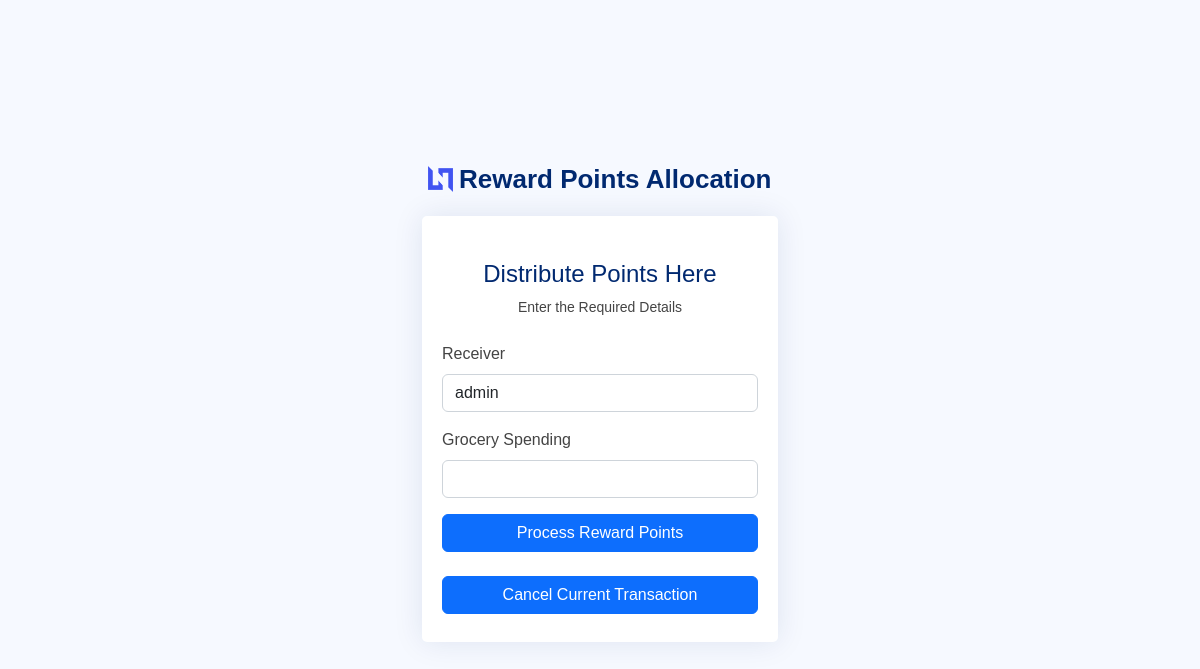
The page /pointsprocess (signed in) on the database as committed earlier.
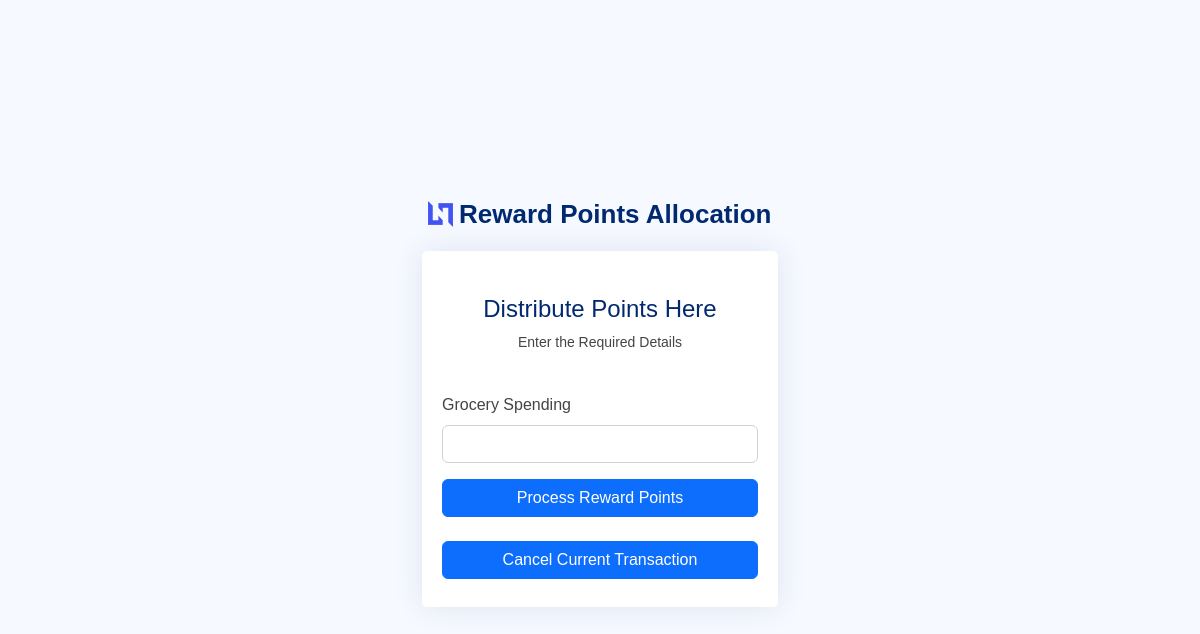
The same page on the database as committed later.
### api/models.py (models this page shows)
class Allocation(models.Model):
    receiver = models.CharField(max_length=1000, default='')
    placeholder = models.CharField(max_length=1000, default='A')

### api/views.py (the view)
# urls.py: path('pointsprocess', views.pointsprocess, name="pointsprocess"), #Points Processing Page
def pointsprocess(request):
    allocationobject = Allocation.objects.all()
    rewards_points = RewardPoints.objects.all()
    return render(request, 'pointsprocess.html',{'allocationobject': allocationobject,'rewards_points': rewards_points})

### templates/pointsprocess.html (shortened to what this page needs)
{% load static %}
<!DOCTYPE html>
<html lang="en">
<head>
  <link href="{% static 'font.css' %}" rel="stylesheet">
  <link href="{% static 'assets/vendor/bootstrap/css/bootstrap.min.css' %}" rel="stylesheet">
  <link href="{% static 'assets/vendor/bootstrap-icons/bootstrap-icons.css' %}" rel="stylesheet">
  <link href="{% static 'assets/vendor/boxicons/css/boxicons.min.css' %}" rel="stylesheet">
  <link href="{% static 'assets/vendor/quill/quill.snow.css' %}" rel="stylesheet">
  <link href="{% static 'assets/vendor/quill/quill.bubble.css' %}" rel="stylesheet">
  <link href="{% static 'assets/vendor/remixicon/remixicon.css' %}" rel="stylesheet">
  <link href="{% static 'assets/vendor/simple-datatables/style.css' %}" rel="stylesheet">
  <link href="{% static 'assets/css/style.css' %}" rel="stylesheet">
  <link rel="stylesheet" href="{% static 'style.css' %}">
</head>
<body>
  <main>
    <div class="row">
    <div class="container">
      <section class="section register min-vh-100 d-flex flex-column align-items-center justify-content-center py-4">
        <div class="container">
          <div class="row justify-content-center">
            <div class="col-lg-4 col-md-6 d-flex flex-column align-items-center justify-content-center">
              <div class="d-flex justify-content-center py-4">
                <a href="{% url 'root' %}" class="logo d-flex align-items-center w-auto">
                  <img src="{% static 'assets/img/logo.png' %}" alt="">
                  <span class="d-none d-lg-block">Reward Points Allocation</span>
                </a>
              </div>
              <div class="card mb-3">
                <div class="card-body">
                  {% if user.is_authenticated and user.is_superuser %}
                  <div class="pt-4 pb-2">
                    <h5 class="card-title text-center pb-0 fs-4">Distribute Points Here</h5>
                    <p class="text-center small">Enter the Required Details</p>
                  </div>
                  <form class="row g-3" method="POST" id="QRresult">
                    <div class="col-12">
                      {% for allocation in allocationobject %}
                        <label for="yourReceiver" class="form-label">Receiver</label>
                        <input type="text" name="receiver" class="form-control" id="receiver" value="{{allocation.receiver}}" required>
                      {% endfor %}
                    </div>
                    <div class="col-12">
                      <label for="yourReward" class="form-label">Grocery Spending</label>
                      <input type="number" step=".01" name="spending" class="form-control" id="spending" value="" required>
                    </div>
                    <div id="reward_point_value">
                    <div class="col-12">
                      <button class="btn btn-primary w-100" type="submit" onclick = "process_reward()">Process Reward Points</button>
                    </div>
                    <div class="pt-4 pb-2">
                      <button class="btn btn-primary w-100" type="submit" onclick = "delete_receiver()">Cancel Current Transaction</button>
                    </div>
                  </form>
                  {% else %}
                    <div class="pt-4 pb-2">
                      <h5 class="card-title text-center pb-0 fs-4">You Cannot Access This Page</h5>
                      <p class="text-center small">Only for Administrators only</p>
                    </div>
                  {% endif %}
                </div>
              </div>
            </div>
          </div>
        </div>
      </section>
    </div>
  </div>
  </main>
</body>
</html>

### static/assets/css/style.css (style rules this page uses)
:root { scroll-behavior: smooth; }
body { font-family: "Open Sans", sans-serif; background: #f6f9ff; color: #444444; }
a { color: #4154f1; text-decoration: none; }
h1, h2, h3, h4, h5, h6 { font-family: "Nunito", sans-serif; }
.card { margin-bottom: 30px; border: none; border-radius: 5px; box-shadow: 0px 0 30px rgba(1, 41, 112, 0.1); }
.card-title { padding: 20px 0 15px 0; font-size: 18px; font-weight: 500; color: #012970; font-family: "Poppins", sans-serif; }
.card-body { padding: 0 20px 20px 20px; }
.logo { line-height: 1; }
@media (min-width: 1200px) { .logo { width: 280px; } }
.logo img { max-height: 26px; margin-right: 6px; }
.logo span { font-size: 26px; font-weight: 700; color: #012970; font-family: "Nunito", sans-serif; }

Rows that differ between the two databases and show on the page:
removed Allocation: receiver "admin"
